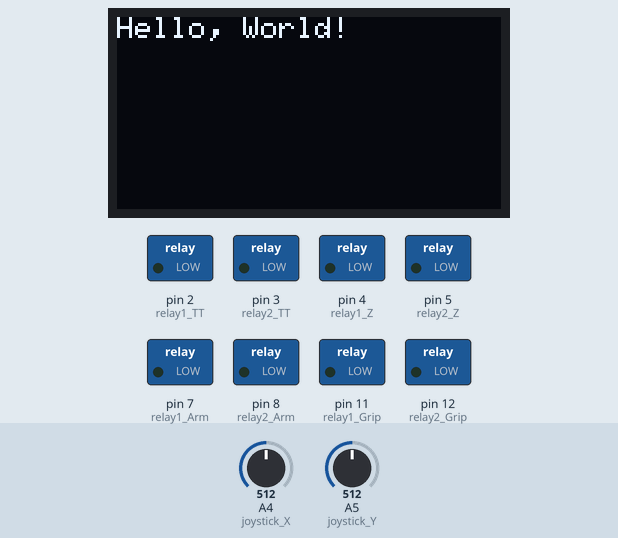
Recording of a sketch running on a simulated Arduino Uno, built with avr-gcc and run on an emulated ATmega328P. Parts: 128×64 one-colour display, switched loads named in the sketch (green lamp = pin HIGH). Inputs (shaded band) come from the test bench; at power-on: A4 (joystick_X) = 512, A5 (joystick_Y) = 512.

Above: at 1.2 s.
1.3 s: A4 (joystick_X) set to 428
2.8 s: A4 (joystick_X) set to 393
At 3.1 s:
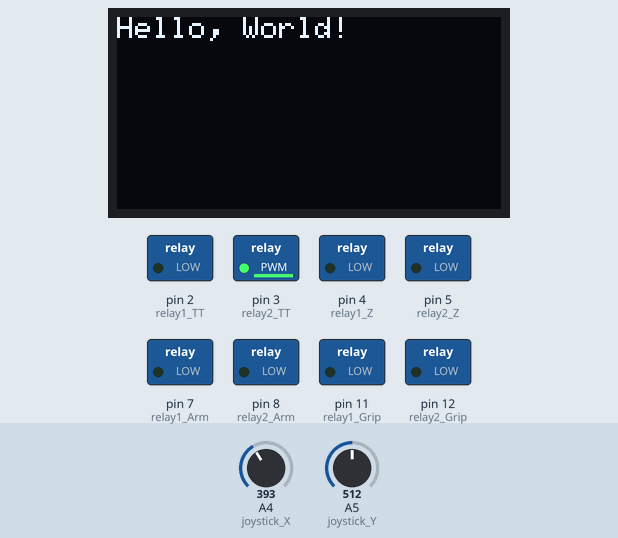
4.3 s: A5 (joystick_Y) set to 601
5.8 s: A5 (joystick_Y) set to 620
At 6.3 s:
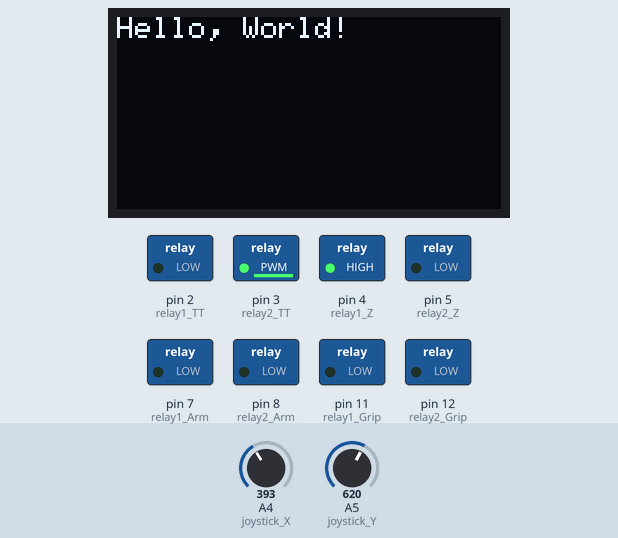
7.3 s: A4 (joystick_X) set to 511
At 8.5 s:
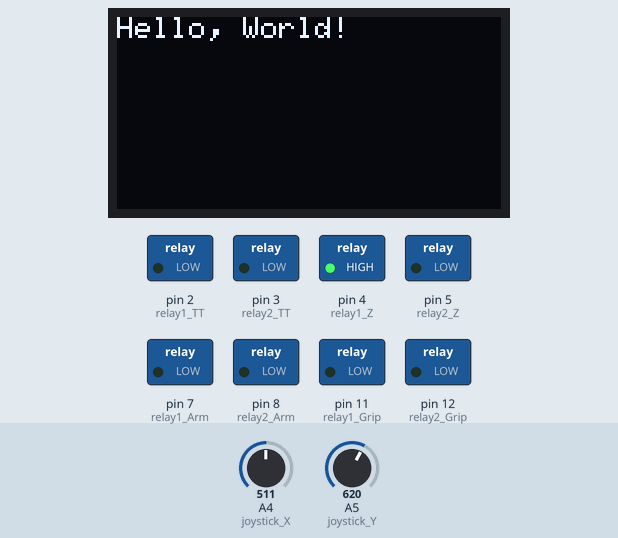
8.8 s: A5 (joystick_Y) set to 306
At 10.1 s:
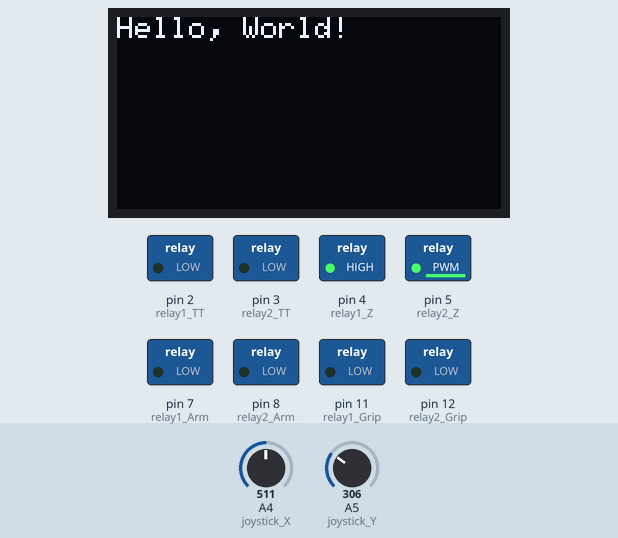
Timing chart, 0 to 11.3 s (numbered marks = the images above; inputs shaded):
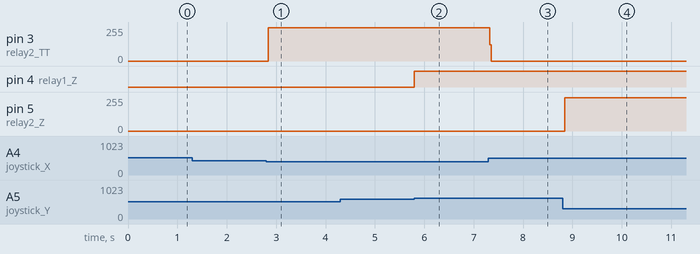

Measured:
- the behaviour switches between 412 and 411 on A4 (joystick_X) (found by bisection; images 0 and 1)
- the behaviour switches between 612 and 613 on A5 (joystick_Y) (found by bisection; images 1 and 2)
- after the input at 1.3 s, every drawn part: stays the same
- after the input at 2.8 s, pin 3 (relay2_TT): 0/255 → 250/255 at once
- after the input at 4.3 s, every drawn part: stays the same
- after the input at 5.8 s, pin 4 (relay1_Z): LOW → HIGH at once
- after the input at 7.3 s, pin 3 (relay2_TT): 250/255 → 0/255 at once
- after the input at 8.8 s, pin 5 (relay2_Z): 0/255 → 251/255 at once

The sketch:

MOTOR_FUNCTION.ino
```cpp
#include <Wire.h>                // Include Wire library for I2C
#include <Adafruit_GFX.h>       // Include Adafruit graphics library
#include <Adafruit_SSD1306.h>   // Include Adafruit SSD1306 library

#define SSD1306_I2C_ADDRESS 0x3C
#define SCREEN_WIDTH 128         // Define width of the display
#define SCREEN_HEIGHT 64         // Define height of the display

// Create an instance of the OLED display
Adafruit_SSD1306 display(SCREEN_WIDTH, SCREEN_HEIGHT, &Wire, -1);

// defining constant integer variables for each relay input
const int relay1_TT = 2; // int assigned to analog pin 2
const int relay2_TT = 3; // int assigned to analog pin 3

const int relay1_Z = 4; // int assigned to digital pin 4
const int relay2_Z = 5; // int assigned to digital pin 5

const int relay1_Arm = 7; // int assigned to digital pin 7
const int relay2_Arm = 8; // int assigned to digital pin 8

const int relay1_Grip = 11; // int assigned to digital pin 11
const int relay2_Grip = 12; // int assigned to digital pin 12

// PWM speed values, research indicated 0 -> 255 is best
int PWM_TT = 50; // speed value of TT
int PWM_Z = 50; // speed value of Z

// defining constant integer variables for each limit switcher input, correlating with board
const int limitSwtch_TT = A0; // int assigned to analog pin 0
const int limitSwtch_Z = A1; // int assigned to analog pin 1
const int limitSwtch_Arm = A2; // int assigned to analog pin 2
const int limitSwtch_Grip = A3; // int assigned to analog pin 3

// defining joystick val to pins
const int joystick_X = A4; // Joystick 1 X-axis
const int joystick_Y = A5; // Joystick 1 Y-axis
const int joystick_SW = 6;  // Joystick 1 switch

// defining the threshold
const int threshold = 100; // sensitiy basically

void setup() {
  display.begin(SSD1306_I2C_ADDRESS, 0x3c); // Use the correct I2C address (0x3C or 0x3D)

  display.clearDisplay(); // Clear the display buffer
  display.setTextSize(1); // Set text size to 1
  display.setTextColor(SSD1306_WHITE); // Set text color to white
  display.setCursor(0, 0); // Set cursor to the top-left corner
  display.print("Hello, World!"); // Print text
  display.display(); // Display the text

  // relay pins to output
  pinMode(relay1_TT, OUTPUT);
  pinMode(relay2_TT, OUTPUT);

  pinMode(relay1_Z, OUTPUT);
  pinMode(relay2_Z, OUTPUT);

  pinMode(relay1_Arm, OUTPUT);
  pinMode(relay2_Arm, OUTPUT);

  pinMode(relay1_Grip, OUTPUT);
  pinMode(relay2_Grip, OUTPUT);

  // limitSwitch set to input, recieve any data
  pinMode(limitSwtch_TT, INPUT_PULLUP); // INPUT_PULLUP -> CONFIGUES PIN AS INPUT WITH INTERNAL 'PULL-UP' RESISTOR
  pinMode(limitSwtch_Z, INPUT_PULLUP);
  pinMode(limitSwtch_Arm, INPUT_PULLUP);
  pinMode(limitSwtch_Grip, INPUT_PULLUP);

  // Joystick pins set to input
  pinMode(joystick_X, INPUT);
  pinMode(joystick_Y, INPUT);
  pinMode(joystick_SW, INPUT_PULLUP);

  // SETTING ALL RELAYS TO OFF
  digitalWrite(relay1_TT, LOW);
  digitalWrite(relay2_TT, LOW);
  digitalWrite(relay1_Z, LOW);
  digitalWrite(relay2_Z, LOW);
}

void loop(){
  int xVal = analogRead(joystick_X); // reads the x joystick
  int yVal = analogRead(joystick_Y); // reads the y joystick

  verticalMotor(xVal, relay1_TT, relay2_TT, threshold);
  verticalMotor(yVal, relay1_Z, relay2_Z, threshold);
}

void baseMotor(int val, int relay1, int relay2, int sense){
  // Control base motor (TT)
  if (val > (512 + sense)) {
    // Move TT clockwise
    digitalWrite(relay1, HIGH);
    digitalWrite(relay2, LOW);
  }
  else if (val < (512 - sense)) {
    // Move TT counter-clockwise
    digitalWrite(relay2, LOW);
    digitalWrite(relay2, HIGH);
  } else {
    // Stop TT motor
    digitalWrite(relay1, LOW);
    digitalWrite(relay2, LOW);
  }
}

void verticalMotor(int val, int relay1, int relay2, int sense){
  // Control vertical motor (Z)
  if (val > (512 + sense)) {
    // Move UP
    digitalWrite(relay1, HIGH);
    digitalWrite(relay2, LOW);
  }
  else if (val < (512 - sense)) {
    // Move DOWN
    digitalWrite(relay2, LOW);
    digitalWrite(relay2, HIGH);
  } else {
    // Stop Z motor
    digitalWrite(relay1, LOW);
    digitalWrite(relay2, LOW);
  }
}
```
